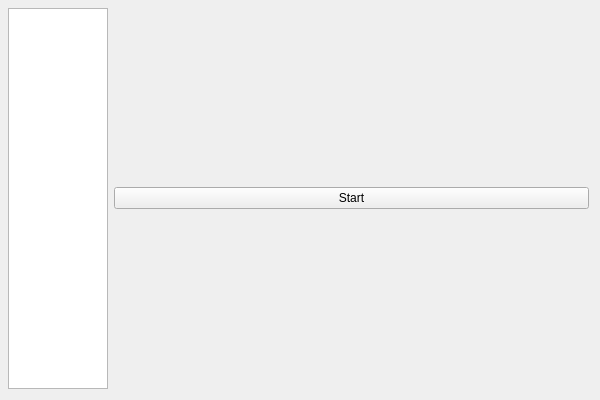
<?xml version="1.0" encoding="UTF-8"?>
<ui version="4.0">
 <class>MainWindow</class>
 <widget class="QMainWindow" name="MainWindow">
  <property name="geometry">
   <rect>
    <x>0</x>
    <y>0</y>
    <width>600</width>
    <height>400</height>
   </rect>
  </property>
  <property name="windowTitle">
   <string>MainWindow</string>
  </property>
  <widget class="QWidget" name="centralwidget">
   <widget class="QStackedWidget" name="stackedWidget">
    <property name="geometry">
     <rect>
      <x>-1</x>
      <y>-1</y>
      <width>601</width>
      <height>401</height>
     </rect>
    </property>
    <property name="currentIndex">
     <number>1</number>
    </property>
    <widget class="QWidget" name="filechoose_page">
     <widget class="QWidget" name="verticalLayoutWidget">
      <property name="geometry">
       <rect>
        <x>9</x>
        <y>9</y>
        <width>581</width>
        <height>381</height>
       </rect>
      </property>
      <layout class="QVBoxLayout" name="filemanagement_layout">
       <item>
        <widget class="QGraphicsView" name="response_graphic"/>
       </item>
       <item>
        <widget class="QPushButton" name="usepath_button">
         <property name="enabled">
          <bool>false</bool>
         </property>
         <property name="sizePolicy">
          <sizepolicy hsizetype="Expanding" vsizetype="Maximum">
           <horstretch>0</horstretch>
           <verstretch>0</verstretch>
          </sizepolicy>
         </property>
         <property name="maximumSize">
          <size>
           <width>16777215</width>
           <height>50</height>
          </size>
         </property>
         <property name="text">
          <string>Start Trading</string>
         </property>
         <property name="flat">
          <bool>false</bool>
         </property>
        </widget>
       </item>
      </layout>
     </widget>
    </widget>
    <widget class="QWidget" name="mainBot_page">
     <widget class="QWidget" name="horizontalLayoutWidget">
      <property name="geometry">
       <rect>
        <x>9</x>
        <y>9</y>
        <width>581</width>
        <height>381</height>
       </rect>
      </property>
      <layout class="QHBoxLayout" name="horizontalLayout">
       <item>
        <widget class="QGraphicsView" name="indicator_graphicView">
         <property name="sizePolicy">
          <sizepolicy hsizetype="Maximum" vsizetype="Preferred">
           <horstretch>0</horstretch>
           <verstretch>0</verstretch>
          </sizepolicy>
         </property>
         <property name="minimumSize">
          <size>
           <width>0</width>
           <height>0</height>
          </size>
         </property>
         <property name="maximumSize">
          <size>
           <width>100</width>
           <height>16777215</height>
          </size>
         </property>
         <property name="sizeIncrement">
          <size>
           <width>0</width>
           <height>0</height>
          </size>
         </property>
         <property name="baseSize">
          <size>
           <width>0</width>
           <height>0</height>
          </size>
         </property>
        </widget>
       </item>
       <item>
        <widget class="QPushButton" name="start_button">
         <property name="text">
          <string>Start</string>
         </property>
        </widget>
       </item>
      </layout>
     </widget>
    </widget>
   </widget>
  </widget>
 </widget>
 <resources/>
 <connections/>
</ui>
